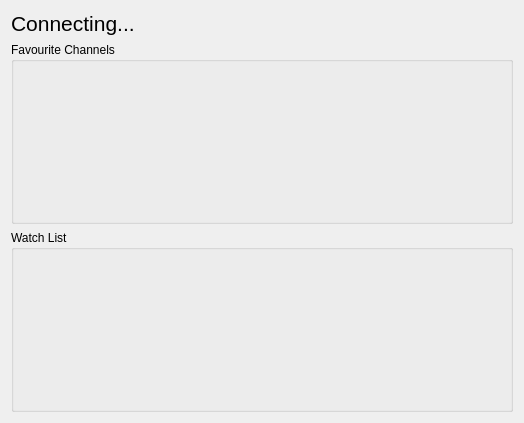
<?xml version="1.0" encoding="UTF-8"?>
<ui version="4.0">
 <class>SessionForm</class>
 <widget class="QWidget" name="SessionForm">
  <property name="geometry">
   <rect>
    <x>0</x>
    <y>0</y>
    <width>524</width>
    <height>423</height>
   </rect>
  </property>
  <property name="windowTitle">
   <string>Form</string>
  </property>
  <layout class="QVBoxLayout" name="verticalLayout_2">
   <item>
    <widget class="QLabel" name="networkNameLabel">
     <property name="sizePolicy">
      <sizepolicy hsizetype="Preferred" vsizetype="Fixed">
       <horstretch>0</horstretch>
       <verstretch>0</verstretch>
      </sizepolicy>
     </property>
     <property name="font">
      <font>
       <pointsize>16</pointsize>
      </font>
     </property>
     <property name="text">
      <string>Connecting...</string>
     </property>
    </widget>
   </item>
   <item>
    <widget class="QGroupBox" name="channelsGroupBox">
     <property name="title">
      <string>Favourite Channels</string>
     </property>
    </widget>
   </item>
   <item>
    <widget class="QGroupBox" name="watchGroupBox">
     <property name="title">
      <string>Watch List</string>
     </property>
    </widget>
   </item>
  </layout>
 </widget>
 <resources/>
 <connections/>
</ui>
